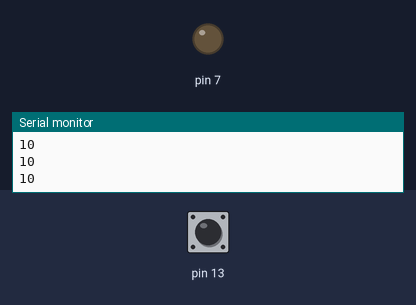
Simulated run of this sketch. Board: Arduino Uno, built with avr-gcc and run on an emulated ATmega328P. Parts: output pins drawn as LEDs (lit = HIGH), the last lines printed to the serial monitor. The inputs (shaded band) are chosen by the test bench; at power-on: pin 13 HIGH.

Above: at 1.2 s.
1.3 s: pin 13 pulled LOW for 0.15 s
At 2.5 s:
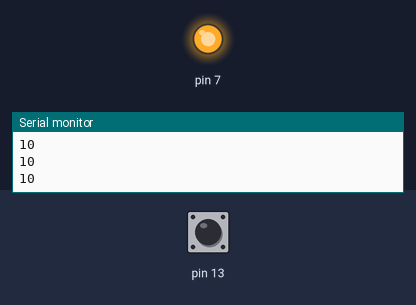
2.9 s: pin 13 pulled LOW for 1 s
At 4.1 s:
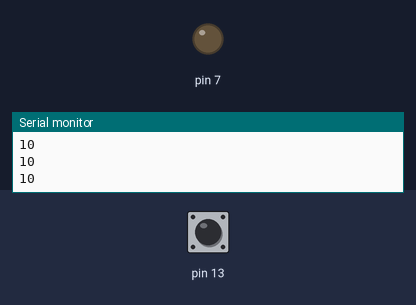
5.4 s: pin 13 pulled LOW for 3.2 s
At 6.0 s:
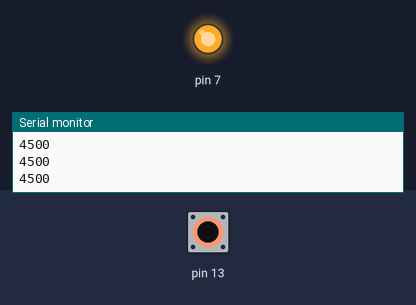
Timing chart, 0 to 8.4 s (numbered marks = the images above; inputs shaded):
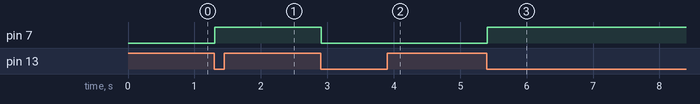

The sketch:

TouchLamp.ino
```cpp
#include <CapacitiveSensor.h>

/*
 * CapitiveSense Library Demo Sketch
 * Paul Badger 2008
 * Uses a high value resistor e.g. 10M between send pin and receive pin
 * Resistor effects sensitivity, experiment with values, 50K - 50M. Larger resistor values yield larger sensor values.
 * Receive pin is the sensor pin - try different amounts of foil/metal on this pin
 */


CapacitiveSensor   cs_12_13 = CapacitiveSensor(12,13);        // 10M resistor between pins 4 & 2, pin 2 is sensor pin, add a wire and or foil if desired
bool lightOn = false;
bool isTouched = false;
int touchThreshold = 200;
void setup()
{
   cs_12_13.set_CS_AutocaL_Millis(0xFFFFFFFF);     // turn off autocalibrate on channel 1 - just as an example
   Serial.begin(9600);
   pinMode(7, OUTPUT);

}

void loop()
{

    long total =  cs_12_13.capacitiveSensor(30);

    Serial.print(total);
    Serial.print("\n");

    if (total > touchThreshold && not isTouched) {
        if (lightOn) {
            digitalWrite(7, 0);
            lightOn = false;
        }
        else {
            digitalWrite(7, 1);
            lightOn = true;
        }

        isTouched = true;
    }

    if (total < touchThreshold && isTouched) {
        isTouched = false;
    }


    delay(10);                             // arbitrary delay to limit data to serial port

}
```

Measured:
- after the input at 1.3 s, pin 7: LOW → HIGH at once
- after the input at 2.9 s, pin 7: HIGH → LOW at once
- after the input at 5.4 s, pin 7: LOW → HIGH at once
